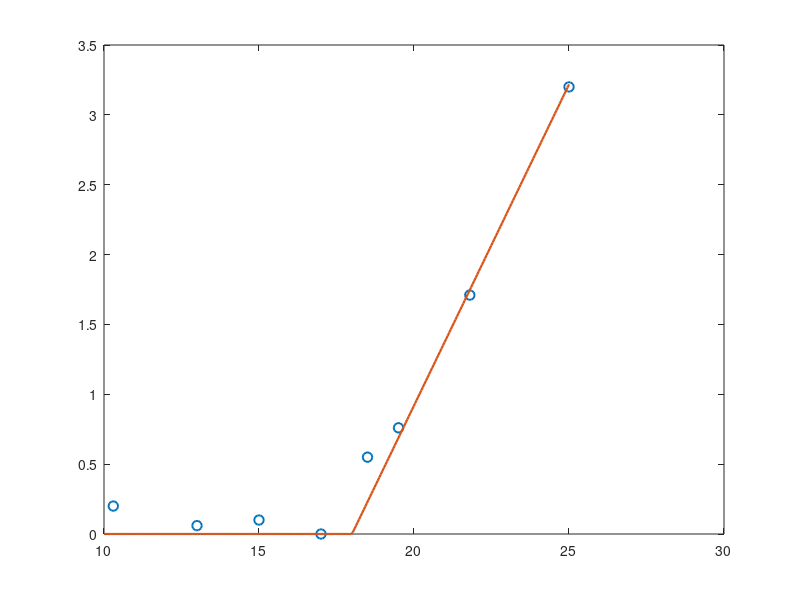

The MATLAB script that drew this image: (Note: this script raises an error after producing the figure.)

% ME 482 Extra Credit
% Kylee Reizenstein
% Cheng et al. (2020), Figure 6
% Approximate data from the published graph

clear; clc; close all

freq = [10.3 13.0 15.0 17.0 18.5 19.5 21.8 25.0];
deltaL = [0.20 0.06 0.10 0.00 0.55 0.76 1.71 3.20];

% Fit model using 18 Hz as the starting point

f0 = 18;
x=max(freq-f0,0);

k = sum(x.*deltaL)/sum(x.^2);

modelAtData = k*x;

SSres = sum((deltaL-modelAtData).^2);
SStot=sum((deltaL-mean(deltaL)).^2);

R2 = 1-SSres/SStot;

% Graph the original points and fitted model

fplot = linspace(10,25,300);
modelCurve=k*max(fplot-f0,0);

figure('Color','w')

plot(freq,deltaL,'o','MarkerSize',7,'LineWidth',1.4)
hold on
plot(fplot,modelCurve,'-','LineWidth',1.6)

xline(f0,'--','18 Hz threshold','LabelVerticalAlignment','bottom');

xlabel('Flapping frequency, f (Hz)')
ylabel('Lift difference (g-equivalent)')
title('Clap-and-fling Lift Increase')
legend('Approximate Figure 6 Data','Fitted Model','Location','northwest')

grid on
xlim([10 25.8]);
ylim([-0.1 3.7]);

% Display results

fprintf('Fitted slope k = %.4f g-equivalent/Hz\n',k);
fprintf('R-squared = %.4f\n',R2);

for f = [20 22 25]

    gain = k*max(f-f0,0);
    force=gain/1000*9.80665;

    fprintf('%g Hz: Lift difference = %.3f g-equiv. = %.5f N\n',f,gain,force);

end

% Save graph

exportgraphics(gcf,'Reizenstein_Kylee_ME482_Fig6_Graph.png','Resolution',200);
